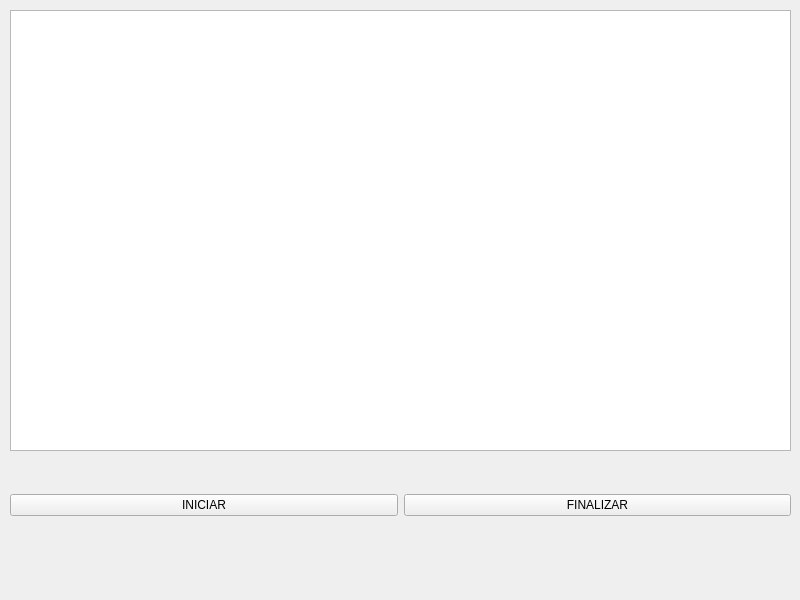
<?xml version="1.0" encoding="UTF-8"?>
<ui version="4.0">
 <class>mainWidget</class>
 <widget class="QWidget" name="mainWidget">
  <property name="geometry">
   <rect>
    <x>0</x>
    <y>0</y>
    <width>800</width>
    <height>600</height>
   </rect>
  </property>
  <property name="windowTitle">
   <string>mainWidget</string>
  </property>
  <widget class="QWidget" name="layoutWidget">
   <property name="geometry">
    <rect>
     <x>10</x>
     <y>460</y>
     <width>781</width>
     <height>91</height>
    </rect>
   </property>
   <layout class="QHBoxLayout" name="horizontalLayout">
    <item>
     <widget class="QPushButton" name="Iniciar">
      <property name="text">
       <string>INICIAR</string>
      </property>
     </widget>
    </item>
    <item>
     <widget class="QPushButton" name="Finalizar">
      <property name="text">
       <string>FINALIZAR</string>
      </property>
     </widget>
    </item>
   </layout>
  </widget>
  <widget class="QPlainTextEdit" name="plainTextEdit">
   <property name="geometry">
    <rect>
     <x>10</x>
     <y>10</y>
     <width>781</width>
     <height>441</height>
    </rect>
   </property>
  </widget>
 </widget>
 <resources/>
 <connections/>
</ui>
